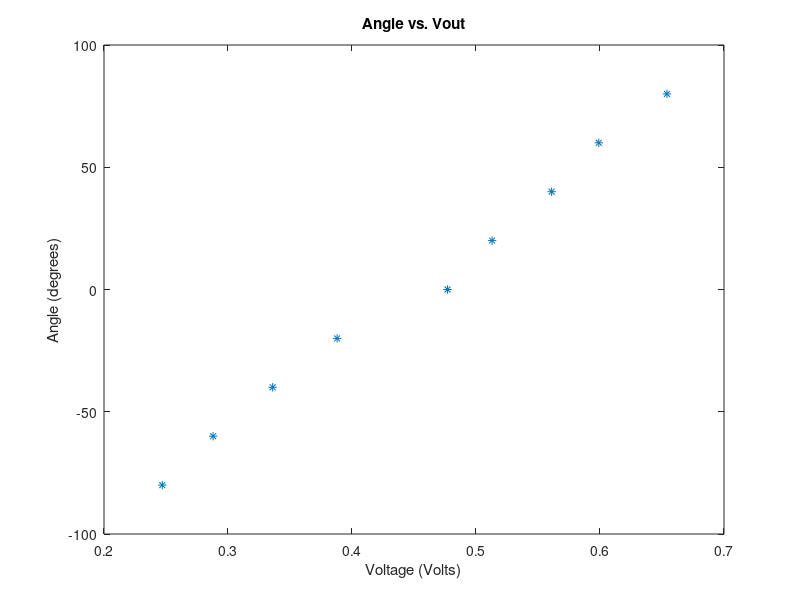

Write the MATLAB code that produced this figure.
clear;  % clear the memory
clf;    % clear the figure to start new

Angle    = [-80;   -60;  -40; -20;     0;    20;   40;  60;    80];   %% enter data by hand - change to your numbers 
Voltage  = [.247; .288; .336; .388; .477; .513; .561; .599; .654];  %% enter data by hand - change to your numbers


plot(Voltage,Angle,'*');  % plot data as * points
hold on;                  % hold the plot so that the next one will overlay

AngleCal = (Voltage-2.52)*42;   %% The linear calibration curve. Numbers were selected by hand to get a good fit
%plot(Voltage, AngleCal,'r')

xlabel('Voltage (Volts)')
ylabel('Angle (degrees)')
title('Angle vs. Vout')